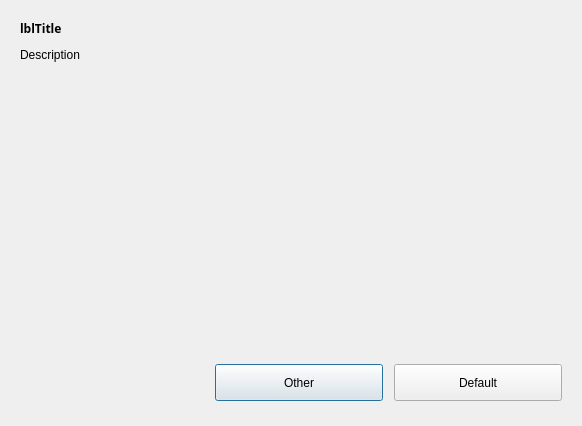
<?xml version="1.0" encoding="UTF-8"?>
<ui version="4.0">
 <class>Dialog</class>
 <widget class="QDialog" name="Dialog">
  <property name="geometry">
   <rect>
    <x>0</x>
    <y>0</y>
    <width>582</width>
    <height>426</height>
   </rect>
  </property>
  <property name="windowTitle">
   <string>Dialog</string>
  </property>
  <property name="autoFillBackground">
   <bool>false</bool>
  </property>
  <layout class="QVBoxLayout" name="verticalLayout_2">
   <item>
    <widget class="QFrame" name="frContainer">
     <property name="frameShape">
      <enum>QFrame::NoFrame</enum>
     </property>
     <property name="frameShadow">
      <enum>QFrame::Raised</enum>
     </property>
     <layout class="QVBoxLayout" name="verticalLayout">
      <item>
       <layout class="QHBoxLayout" name="DialogTitle">
        <property name="bottomMargin">
         <number>5</number>
        </property>
        <item>
         <widget class="QLabel" name="lblTitle">
          <property name="sizePolicy">
           <sizepolicy hsizetype="Preferred" vsizetype="Preferred">
            <horstretch>0</horstretch>
            <verstretch>0</verstretch>
           </sizepolicy>
          </property>
          <property name="maximumSize">
           <size>
            <width>16777215</width>
            <height>45</height>
           </size>
          </property>
          <property name="font">
           <font>
            <family>Century Gothic</family>
            <weight>75</weight>
            <bold>true</bold>
           </font>
          </property>
          <property name="text">
           <string>lblTitle</string>
          </property>
         </widget>
        </item>
       </layout>
      </item>
      <item>
       <widget class="QLabel" name="lblMessage">
        <property name="text">
         <string>Description</string>
        </property>
        <property name="scaledContents">
         <bool>false</bool>
        </property>
        <property name="wordWrap">
         <bool>true</bool>
        </property>
        <property name="margin">
         <number>0</number>
        </property>
       </widget>
      </item>
      <item>
       <widget class="QFrame" name="lstData">
        <property name="sizePolicy">
         <sizepolicy hsizetype="Preferred" vsizetype="Preferred">
          <horstretch>0</horstretch>
          <verstretch>1</verstretch>
         </sizepolicy>
        </property>
        <property name="frameShape">
         <enum>QFrame::NoFrame</enum>
        </property>
        <property name="frameShadow">
         <enum>QFrame::Raised</enum>
        </property>
       </widget>
      </item>
      <item>
       <layout class="QHBoxLayout" name="DialogButtons">
        <property name="topMargin">
         <number>5</number>
        </property>
        <property name="bottomMargin">
         <number>5</number>
        </property>
        <item>
         <spacer name="ButtonAlignSpacer">
          <property name="orientation">
           <enum>Qt::Horizontal</enum>
          </property>
          <property name="sizeHint" stdset="0">
           <size>
            <width>40</width>
            <height>20</height>
           </size>
          </property>
         </spacer>
        </item>
        <item>
         <widget class="QPushButton" name="btnCancel">
          <property name="enabled">
           <bool>true</bool>
          </property>
          <property name="minimumSize">
           <size>
            <width>168</width>
            <height>37</height>
           </size>
          </property>
          <property name="text">
           <string>Other</string>
          </property>
          <property name="default">
           <bool>false</bool>
          </property>
         </widget>
        </item>
        <item>
         <spacer name="ButtonsSpacer">
          <property name="orientation">
           <enum>Qt::Horizontal</enum>
          </property>
          <property name="sizeType">
           <enum>QSizePolicy::Fixed</enum>
          </property>
          <property name="sizeHint" stdset="0">
           <size>
            <width>5</width>
            <height>20</height>
           </size>
          </property>
         </spacer>
        </item>
        <item>
         <widget class="QPushButton" name="btnOK">
          <property name="enabled">
           <bool>true</bool>
          </property>
          <property name="minimumSize">
           <size>
            <width>168</width>
            <height>37</height>
           </size>
          </property>
          <property name="text">
           <string>Default</string>
          </property>
          <property name="default">
           <bool>false</bool>
          </property>
         </widget>
        </item>
       </layout>
      </item>
     </layout>
    </widget>
   </item>
  </layout>
 </widget>
 <resources/>
 <connections/>
</ui>
